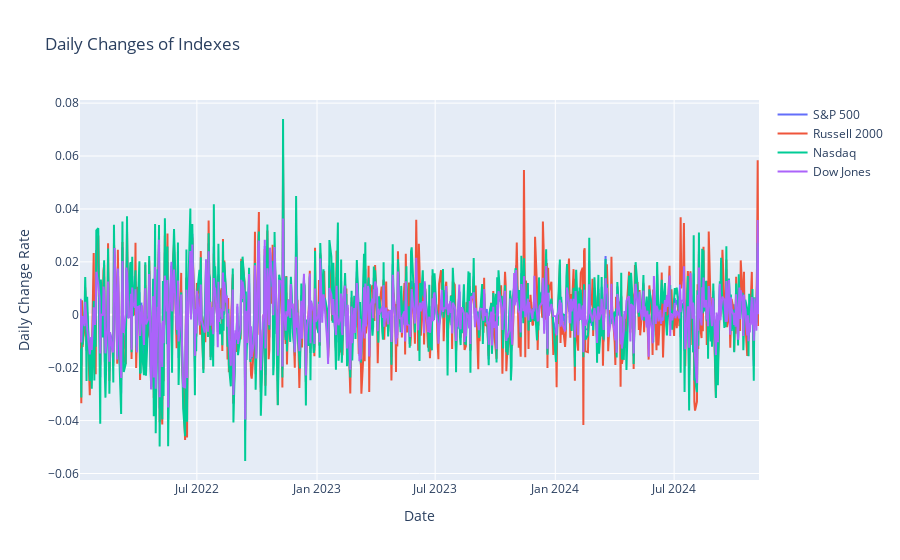

Write notebook code for a chart like this one.
### Code cell
fig = go.Figure()
dailyReturnDf = pd.DataFrame()
for stock, code in baseIndexes.items():
    tickerDf = pd.read_csv(f"./History/Indexes/{stock}.csv", parse_dates=["Date"])
    dailyReturn = tickerDf["Return"]
    dailyReturnDf[stock] = dailyReturn
    fig.add_trace(go.Scatter(
        x=tickerDf["Date"],
        y=(dailyReturn),
        name=stock
    ))
    
fig.update_layout(
    title = "Daily Changes of Indexes",
    xaxis = dict(title="Date"),
    yaxis = dict(title="Daily Change Rate")
)
fig.show()

### Figure 1 — Plotly figure (JSON) as saved in the notebook; plotly's stock layout.template omitted (floating-point values rounded to 4 significant figures; data arrays with more than 128 entries replaced by an {"elided": "..."} marker saying what was removed)
{"data": [{"name": "S&P 500", "type": "scatter", "x": {"elided": "719 str values"}, "y": {"elided": "719 float values"}}, {"name": "Russell 2000", "type": "scatter", "x": {"elided": "719 str values"}, "y": {"elided": "719 float values"}}, {"name": "Nasdaq", "type": "scatter", "x": {"elided": "719 str values"}, "y": {"elided": "719 float values"}}, {"name": "Dow Jones", "type": "scatter", "x": {"elided": "719 str values"}, "y": {"elided": "719 float values"}}], "layout": {"title": {"text": "Daily Changes of Indexes"}, "xaxis": {"title": {"text": "Date"}}, "yaxis": {"title": {"text": "Daily Change Rate"}}}}
